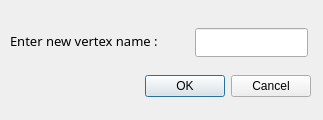
<?xml version="1.0" encoding="UTF-8"?>
<ui version="4.0">
 <class>VertexNameEdit</class>
 <widget class="QDialog" name="VertexNameEdit">
  <property name="geometry">
   <rect>
    <x>0</x>
    <y>0</y>
    <width>323</width>
    <height>120</height>
   </rect>
  </property>
  <property name="windowTitle">
   <string>Dialog</string>
  </property>
  <widget class="QDialogButtonBox" name="buttonBox">
   <property name="geometry">
    <rect>
     <x>-30</x>
     <y>70</y>
     <width>341</width>
     <height>32</height>
    </rect>
   </property>
   <property name="orientation">
    <enum>Qt::Horizontal</enum>
   </property>
   <property name="standardButtons">
    <set>QDialogButtonBox::Cancel|QDialogButtonBox::Ok</set>
   </property>
  </widget>
  <widget class="QLabel" name="label">
   <property name="geometry">
    <rect>
     <x>10</x>
     <y>30</y>
     <width>231</width>
     <height>21</height>
    </rect>
   </property>
   <property name="font">
    <font>
     <family>Sans Serif</family>
     <pointsize>10</pointsize>
     <weight>50</weight>
     <bold>false</bold>
    </font>
   </property>
   <property name="text">
    <string>Enter new vertex name : </string>
   </property>
  </widget>
  <widget class="QLineEdit" name="lineEdit">
   <property name="geometry">
    <rect>
     <x>195</x>
     <y>28</y>
     <width>113</width>
     <height>29</height>
    </rect>
   </property>
  </widget>
 </widget>
 <resources/>
 <connections>
  <connection>
   <sender>buttonBox</sender>
   <signal>accepted()</signal>
   <receiver>VertexNameEdit</receiver>
   <slot>accept()</slot>
   <hints>
    <hint type="sourcelabel">
     <x>248</x>
     <y>254</y>
    </hint>
    <hint type="destinationlabel">
     <x>157</x>
     <y>274</y>
    </hint>
   </hints>
  </connection>
  <connection>
   <sender>buttonBox</sender>
   <signal>rejected()</signal>
   <receiver>VertexNameEdit</receiver>
   <slot>reject()</slot>
   <hints>
    <hint type="sourcelabel">
     <x>316</x>
     <y>260</y>
    </hint>
    <hint type="destinationlabel">
     <x>286</x>
     <y>274</y>
    </hint>
   </hints>
  </connection>
 </connections>
</ui>
